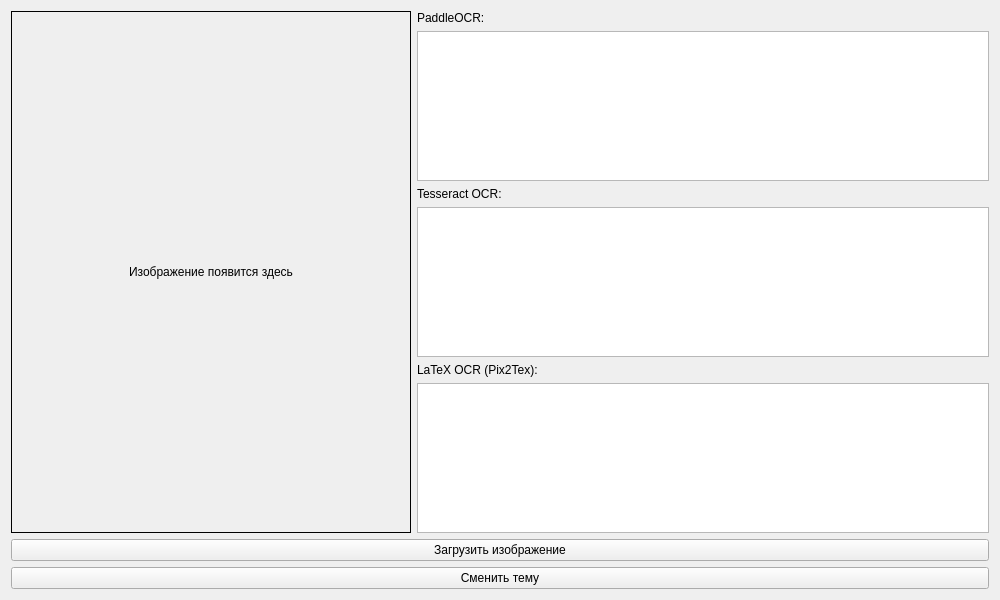
<?xml version="1.0" encoding="UTF-8"?>
<ui version="4.0">
 <class>Form</class>
 <widget class="QWidget" name="Form">
  <property name="geometry">
   <rect>
    <x>0</x>
    <y>0</y>
    <width>1000</width>
    <height>600</height>
   </rect>
  </property>
  <property name="windowTitle">
   <string>OCR Comparison</string>
  </property>
  <layout class="QVBoxLayout" name="verticalLayout">
   <item>
    <layout class="QHBoxLayout" name="horizontalLayout">
     <item>
      <widget class="QLabel" name="image_label">
       <property name="minimumSize">
        <size>
         <width>400</width>
         <height>0</height>
        </size>
       </property>
       <property name="frameShape">
        <enum>QFrame::Shape::Box</enum>
       </property>
       <property name="text">
        <string>Изображение появится здесь</string>
       </property>
       <property name="alignment">
        <set>Qt::AlignmentFlag::AlignCenter</set>
       </property>
      </widget>
     </item>
     <item>
      <layout class="QVBoxLayout" name="ocr_layout">
       <item>
        <widget class="QLabel" name="label_paddle">
         <property name="text">
          <string>PaddleOCR:</string>
         </property>
        </widget>
       </item>
       <item>
        <widget class="QTextEdit" name="text_paddle">
         <property name="readOnly">
          <bool>true</bool>
         </property>
        </widget>
       </item>
       <item>
        <widget class="QLabel" name="label_tess">
         <property name="text">
          <string>Tesseract OCR:</string>
         </property>
        </widget>
       </item>
       <item>
        <widget class="QTextEdit" name="text_tess">
         <property name="readOnly">
          <bool>true</bool>
         </property>
        </widget>
       </item>
       <item>
        <widget class="QLabel" name="label_latex">
         <property name="text">
          <string>LaTeX OCR (Pix2Tex):</string>
         </property>
        </widget>
       </item>
       <item>
        <widget class="QTextEdit" name="text_latex">
         <property name="readOnly">
          <bool>true</bool>
         </property>
        </widget>
       </item>
      </layout>
     </item>
    </layout>
   </item>
   <item>
    <widget class="QPushButton" name="button_load">
     <property name="text">
      <string>Загрузить изображение</string>
     </property>
    </widget>
   </item>
   <item>
    <widget class="QPushButton" name="button_theme">
     <property name="text">
      <string>Сменить тему</string>
     </property>
    </widget>
   </item>
  </layout>
 </widget>
 <resources/>
 <connections/>
</ui>
